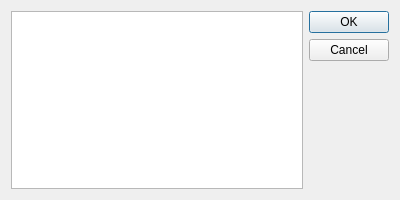
<?xml version="1.0" encoding="UTF-8"?>
<ui version="4.0">
 <class>DlgEditStructValue</class>
 <widget class="QDialog" name="DlgEditStructValue">
  <property name="geometry">
   <rect>
    <x>0</x>
    <y>0</y>
    <width>400</width>
    <height>200</height>
   </rect>
  </property>
  <property name="minimumSize">
   <size>
    <width>400</width>
    <height>200</height>
   </size>
  </property>
  <property name="windowTitle">
   <string>Dialog</string>
  </property>
  <layout class="QHBoxLayout" name="horizontalLayout">
   <item>
    <widget class="QTableWidget" name="tableWidget">
     <property name="editTriggers">
      <set>QAbstractItemView::NoEditTriggers</set>
     </property>
     <property name="selectionMode">
      <enum>QAbstractItemView::SingleSelection</enum>
     </property>
     <property name="selectionBehavior">
      <enum>QAbstractItemView::SelectRows</enum>
     </property>
    </widget>
   </item>
   <item>
    <widget class="QDialogButtonBox" name="buttonBox">
     <property name="orientation">
      <enum>Qt::Vertical</enum>
     </property>
     <property name="standardButtons">
      <set>QDialogButtonBox::Cancel|QDialogButtonBox::Ok</set>
     </property>
    </widget>
   </item>
  </layout>
 </widget>
 <resources/>
 <connections>
  <connection>
   <sender>buttonBox</sender>
   <signal>accepted()</signal>
   <receiver>DlgEditStructValue</receiver>
   <slot>accept()</slot>
   <hints>
    <hint type="sourcelabel">
     <x>248</x>
     <y>254</y>
    </hint>
    <hint type="destinationlabel">
     <x>157</x>
     <y>274</y>
    </hint>
   </hints>
  </connection>
  <connection>
   <sender>buttonBox</sender>
   <signal>rejected()</signal>
   <receiver>DlgEditStructValue</receiver>
   <slot>reject()</slot>
   <hints>
    <hint type="sourcelabel">
     <x>316</x>
     <y>260</y>
    </hint>
    <hint type="destinationlabel">
     <x>286</x>
     <y>274</y>
    </hint>
   </hints>
  </connection>
 </connections>
</ui>
